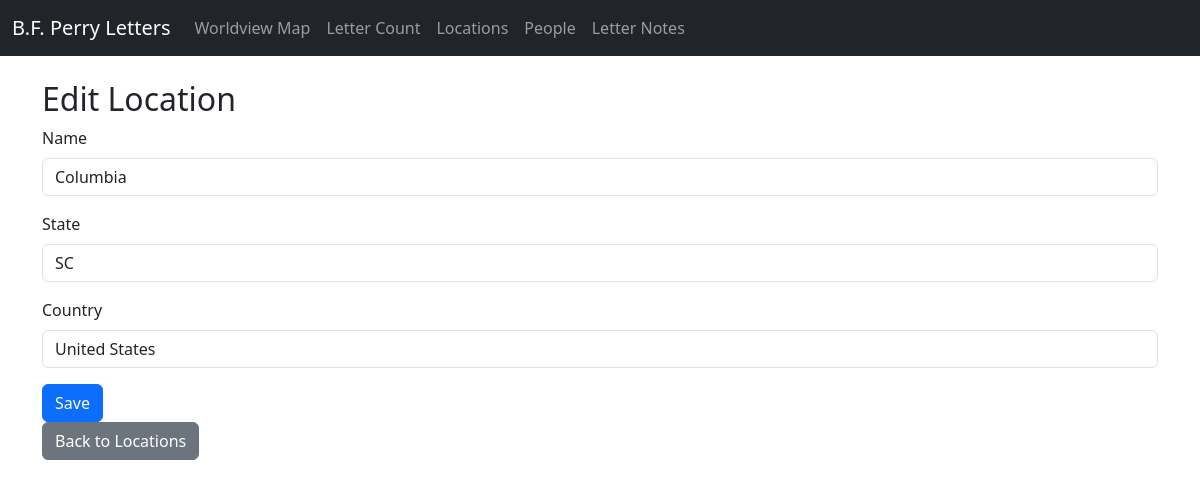
The page /location/edit/1 on the database its author committed.
### tables this page shows
CREATE TABLE location (
    location_id INTEGER PRIMARY KEY AUTOINCREMENT,
    name TEXT UNIQUE,
    latitude REAL,
    longitude REAL
, state TEXT, country TEXT);

### app.py (the view, shortened to what this page needs)
@app.route("/location/edit/<int:location_id>", methods=["GET", "POST"])
def edit_location(location_id):
    cur = get_db().cursor()
    cur.execute("SELECT * FROM location WHERE location_id=?", (location_id,))
    location = cur.fetchone()
    return render_template("edit_location.html", location=location)

### app.py (called while the page is built)
def get_db():
    db = getattr(g, '_database', None)
    if db is None:
        db = g._database = sqlite3.connect(DATABASE)
        db.row_factory = sqlite3.Row
    return db

@app.teardown_appcontext
def close_connection(exception):
    db = getattr(g, '_database', None)
    if db is not None:
        db.close()

### templates/edit_location.html
{% extends "base.html" %}
{% block content %}
<h2>Edit Location</h2>
<form method="post">
  <div class="mb-3">
    <label for="name" class="form-label">Name</label>
    <input type="text" class="form-control" id="name" name="name" value="{{ location['name'] }}">
  </div>
  <div class="mb-3">
    <label for="state" class="form-label">State</label>
    <input type="text" class="form-control" id="state" name="state" value="{{ location['state'] or '' }}">
  </div>
  <div class="mb-3">
    <label for="country" class="form-label">Country</label>
    <input type="text" class="form-control" id="country" name="country" value="{{ location['country'] or '' }}">
  </div>
  <button type="submit" class="btn btn-primary">Save</button>
</form>
<a href="{{ url_for('locations') }}" class="btn btn-secondary">Back to Locations</a>
{% endblock %}

### rows shown on the page
location: name "Columbia", state "SC", country "United States"
